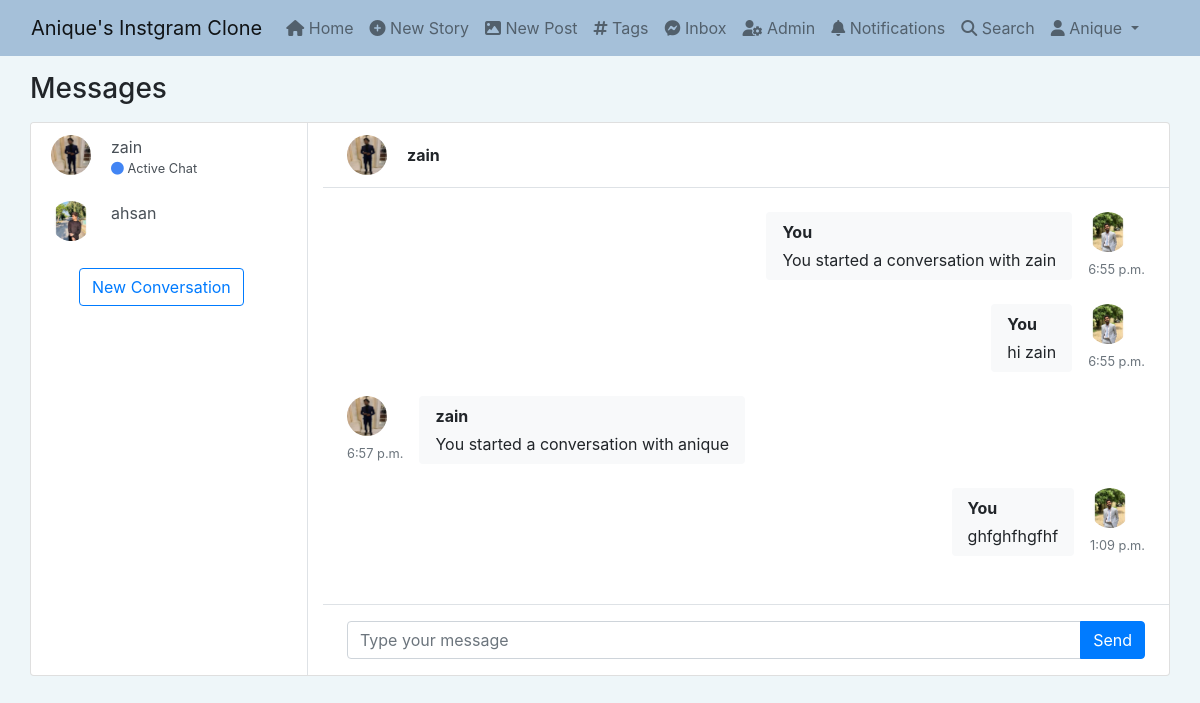
Screenshot of /inbox (signed in) with the database file from the repository.
### app_auth/models.py (models this page shows, shortened)
class Profile(models.Model):
    user = models.OneToOneField(User, on_delete=models.CASCADE, related_name='profile')
    first_name = models.CharField(max_length=50, null=True, blank=True)
    last_name = models.CharField(max_length=50, null=True, blank=True)
    location = models.CharField(max_length=50, null=True, blank=True)
    url = models.URLField(max_length=80, null=True, blank=True)
    profile_info = models.TextField(max_length=150, null=True, blank=True)
    date = models.DateField(auto_now_add=True)
    favorites = models.ManyToManyField(Post)
    picture = models.ImageField(upload_to=user_directory_path, blank=True, null=True, verbose_name='Picture')

### direct/models.py (models this page shows, shortened)
class Message(models.Model):
    user = models.ForeignKey(User,on_delete=models.CASCADE,related_name='user')
    sender = models.ForeignKey(User,on_delete=models.CASCADE,related_name='from_user')
    recipient = models.ForeignKey(User,on_delete=models.CASCADE,related_name='to_user')
    body = models.TextField(max_length=10000,blank=True,null=True)
    date = models.DateTimeField(auto_now_add=True)
    is_read = models.BooleanField(default=False)
    def get_messages(user):
        users = []
        messages = Message.objects.filter(user=user).values('recipient').annotate(last=Max('date')).order_by('-last')
        for message in messages:
            users.append({
                'user':User.objects.get(pk=message['recipient']),
                'last':message['last'],
                'unread':Message.objects.filter(user=user,recipient__pk=message['recipient'],is_read=False).count()
            })
        return users

### direct/views.py (the view)
# urls.py: path("inbox",views.inbox,name='inbox'),
@login_required
def inbox(request):
    user = request.user
    messages = Message.get_messages(user=user)
    active_direct_profile = None
    active_direct = None
    directs = None
    if messages:
        message=messages[0]
        active_direct=message['user'].username
        active_direct_profile = get_object_or_404(Profile,user__username = active_direct)
        directs=Message.objects.filter(user=user,recipient=message['user'])
        directs.update(is_read=True)
        for message in messages:
            if message['user'].username == active_direct:
                message['unread']=0
    messages_count = len(messages)
    context={
        "messages_count":messages_count,
        "messages":messages,
        "active_direct":active_direct,
        "directs":directs,
        "active_direct_profile":active_direct_profile,
    }
    return render(request,'direct/direct.html',context)

### direct/views.py (called while the page is built)
def directs_count(request):
    directs_count = 0
    if request.user.is_authenticated:
        directs_count = Message.objects.filter(user=request.user,is_read=False).count()
    return {'directs_count':directs_count}

### notification/views.py (called while the page is built)
def count_notifications(request):
    count_notifications=0
    if request.user.is_authenticated:
        count_notifications = Notification.objects.filter(user=request.user,is_seen=False).count()
    return {"count_notifications":count_notifications}

### instagram_clone/templates/direct/direct.html (shortened to what this page needs)
{% extends 'base.html' %} {% load static %}
{% block stylesheet %}
<link rel="stylesheet" href="{% static 'css/direct.css' %}" />
{% endblock stylesheet %}
{% block content %}
{% if messages_count == 0 %}
<div class="alert alert-primary mt-4" role="alert">
  Hi , {{request.user.username|capfirst}}! You currently do not have any conversations with anyone. Start a new conversation right now!
</div><a href="{% url 'search_user' %}" class="btn btn-outline-primary mt-3 ml-5">New Conversation</a> {% else %}
<main class="content">
  <div class="container p-0">
    <h1 class="h3 mb-3 mt-3">Messages</h1>
    <div class="card">
      <div class="row g-0">
        <div class="col-12 col-lg-5 col-xl-3 border-right">
          {% for message in messages %}
          <a
            href="{% url 'direct' message.user.username %}"
            class="list-group-item list-group-item-action border-0"
          >
            <div class="d-flex align-items-start">
              {% if message.user.profile.picture %}<img
                src="{{message.user.profile.picture.url}}"
                class="rounded-circle mr-1"
                alt="Vanessa Tucker"
                width="40"
                height="40"
              />{% endif %}
              <div class="flex-grow-1 ml-3">
                {{message.user.username}} {% if active_direct == message.user.username %}
                <div class="small">
                  <span
                    class="fa-solid fa-circle"
                    style="color: #4285f4"
                  ></span>
                  Active Chat
                </div>
                {% endif %}
              </div>
            </div>
          </a>
          {% endfor %}
                <a href="{% url 'search_user' %}" class="btn btn-outline-primary mt-3 ml-5">New Conversation</a>
        </div>
        <div class="col-12 col-lg-7 col-xl-9">
          <div class="py-2 px-4 border-bottom d-none d-lg-block">
            <div class="d-flex align-items-center py-1">
              <div class="position-relative">
                <img
                  src="{{active_direct_profile.picture.url}}"
                  class="rounded-circle mr-1"
                  alt="Sharon Lessman"
                  width="40"
                  height="40"
                />
              </div>
              <div class="flex-grow-1 pl-3">
                <strong>{{active_direct}}</strong>
              </div>
            </div>
          </div>
          <div class="position-relative">
            <div class="chat-messages p-4">
              {% for direct in directs %}
              {% if direct.sender.profile.user.username != request.user.username%}
              <div class="chat-message-left pb-4">
                <div>
                  <img
                    src="{{direct.sender.profile.picture.url}}"
                    class="rounded-circle mr-1"
                    alt="Sharon Lessman"
                    width="40"
                    height="40"
                  />
                  <div class="text-muted small text-nowrap mt-2">
                    {{direct.date.time}}
                  </div>
                </div>
                <div class="flex-shrink-1 bg-light rounded py-2 px-3 ml-3">
                  <div class="font-weight-bold mb-1">
                    {{direct.sender.profile.user.username}}
                  </div>
                  {{direct.body}}
                </div>
              </div>
              {% else %}
              <div class="chat-message-right mb-4">
								<div>
									<img src="{{direct.sender.profile.picture.url}}" class="rounded-circle mr-1" alt="Chris Wood" width="40" height="40">
									<div class="text-muted small text-nowrap mt-2">{{direct.date.time}}</div>
								</div>
								<div class="flex-shrink-1 bg-light rounded py-2 px-3 mr-3">
									<div class="font-weight-bold mb-1">You</div>
									{{direct.body}}
								</div>
							</div>{% endif %}{% endfor %}
            </div>
          </div>
          <form role="form" method="POST" action="{% url 'send_direct' %}">
            <div class="flex-grow-0 py-3 px-4 border-top">
              <div class="input-group">
                <input
                  type="text"
                  class="form-control"
                  placeholder="Type your message"
                  name="body"
                />
                <button type="submit" name="action" class="btn btn-primary">Send</button>
              </div>
            </div>
          </form>
        </div>
      </div>
    </div>
  </div>
</main>
{% endif %}
{% endblock content %}

### instagram_clone/templates/base.html (shortened to what this page needs)
{% load static %}
<!DOCTYPE html>
<html lang="en">
  <head>
    <link
      href="https://cdn.jsdelivr.net/npm/bootstrap@5.0.2/dist/css/bootstrap.min.css"
      rel="stylesheet"
    />
    <link
      rel="stylesheet"
      href="https://cdnjs.cloudflare.com/ajax/libs/font-awesome/6.1.1/css/all.min.css"
    />
    <link
      rel="stylesheet"
      href="https://stackpath.bootstrapcdn.com/bootstrap/4.3.1/css/bootstrap.min.css"
    />
    {% block stylesheet %}{% endblock stylesheet %}
  </head>
  <body style="background-color: #EEF6F9">
    <nav
      class="navbar navbar-expand-lg navbar-light"
      style="background-color: #a5c0d9"
    >
      <div class="container-fluid">
        <a class="navbar-brand" href="#">Anique's Instgram Clone</a>
        <div class="collapse navbar-collapse" id="navbarSupportedContent">
          <ul class="navbar-nav me-auto mb-2 mb-lg-0">
            <li class="nav-item">
              <a class="nav-link" aria-current="page" href="{% url 'index' %}"
                ><i class="fa fa-home"></i> Home</a
              >
            </li>
            <li class="nav-item">
              <a class="nav-link" href="{% url 'new_story' %}"
                ><i class="fa fa-plus-circle"></i> New Story</a
              >
            </li>
            <li class="nav-item">
              <a class="nav-link" href="{% url 'new_post' %}"
                ><i class="fa fa-image"></i> New Post</a
              >
            </li>
            <li class="nav-item">
              <a class="nav-link" href="{% url 'tags' %}"
                ><i class="fa fa-hashtag"></i> Tags</a
              >
            </li>
            <li class="nav-item">
              <a class="nav-link" href="{% url 'inbox' %}"
                ><i class="fa-brands fa-facebook-messenger"></i> Inbox
              </a>
            </li>
            <li class="nav-item">
              <a class="nav-link" href="/admin"
                ><i class="fa-solid fa-user-gear"></i> Admin</a
              >
            </li>
            <li class="nav-item">
              <a class="nav-link" href="{% url 'notifications' %}"
                ><i class="fa-solid fa-bell"></i> Notifications
                </a
              >
            </li>
            <li class="nav-item">
              <a class="nav-link" href="{% url 'search_user' %}"
                ><i class="fa-solid fa-search"></i> Search</a
              >
            </li>
            <li class="nav-item dropdown">
              <a
                class="nav-link dropdown-toggle"
                href="#"
                id="navbarDropdown"
                role="button"
                data-bs-toggle="dropdown"
                aria-expanded="false"
              >
                <i class="fa fa-user"></i> {{request.user.username|capfirst}}
              </a>
            </li>
          </ul>
        </div>
      </div>
    </nav>
    {% block content %}{% endblock content %}
  </body>
</html>

### instagram_clone/static/css/direct.css (style rules this page uses)
.chat-messages { display: flex; flex-direction: column; max-height: 800px; overflow-y: scroll; }
.chat-message-left, .chat-message-right { display: flex; flex-shrink: 0; }
.chat-message-left { margin-right: auto; }
.chat-message-right { flex-direction: row-reverse; margin-left: auto; }
.py-3 { padding-top: 1rem !important; padding-bottom: 1rem !important; }
.px-4 { padding-right: 1.5rem !important; padding-left: 1.5rem !important; }
.flex-grow-0 { flex-grow: 0 !important; }
.border-top { border-top: 1px solid #dee2e6 !important; }

### rows the page displays
Profile: picture (placeholder picture)
Message: sender.profile.picture (placeholder picture), date.time "6:55 p.m.", body "You started a conversation with zain"
Message: sender.profile.picture (placeholder picture), date.time "6:55 p.m.", body "hi zain"
Message: sender.profile.picture (placeholder picture), date.time "6:57 p.m.", sender.profile.user.username "zain", body "You started a conversation with anique"
Message: sender.profile.picture (placeholder picture), date.time "1:09 p.m.", body "ghfghfhgfhf"

### other values shown
{{ request.user.username|capfirst }} "Anique"
{{ message.user.username }} "zain"
{{ message.user.username }} "ahsan"
{{ active_direct }} "zain"
